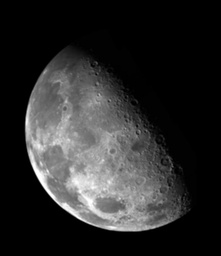
#> input picture moon.jpg, 221 x 256 px, shrunk from 703 x 813 before the run
$ python image_kernels.py
#> lines starting #> are read from the running program, lines starting #| are printed output that depends on the picture
#> further down, img is the input picture: shape (256, 221); min 0, max 255, mean 42.9
### im1.py
import cv2
import numpy as np


def get_window(image, window_size, i, j):
    height = image.shape[0]
    width = image.shape[1]
    limit = window_size//2

    if i<limit:
        if j<limit:
            window = image[0:i+limit+1, 0:j+limit+1]
        elif j>width-limit-1:
            window = image[0:i+limit+1, j-limit:width]
        else:
            window = image[0:i+limit+1, j-limit:j+limit+1]
    elif j<limit:
        if i<limit:
            window = image[0:i+limit+1, 0:j+limit+1]
        elif i>height-limit:
            window = image[i-limit:height, 0:j+limit+1]
        else:
            window = image[i-limit:i+limit+1, 0:j+limit+1]
    elif i>height-limit-1:
        if j<limit:
            window = image[i-limit:height, 0:j+limit+1]
        elif j>width-limit-1:
            window = image[i-limit:height, j-limit:width]
        else:
            window = image[i-limit:height, j-limit:j+limit+1]
    elif j>width-limit-1:
        if i<limit:
            window = image[0:i+limit+1, j-limit:width]
        elif i>height-limit-1:
            window = image[i-limit:height, j-limit:width]
        else:
            window = image[i-limit:i+limit+1, j-limit:width]
    else:
        window = image[i-limit:i+limit+1, j-limit:j+limit+1]
    return window


# [8 lines left out: function get_median, not called in this run]


class ProcessImage:
    # [14 lines left out: functions __init__, median_filter, not called in this run]

    def gray_median_filter(self):
        print("Processing GRAY Median Filter")
        return self.median_filter(self.image, self.window_size)

    # [31 lines left out: functions rgb_median_filter, means_and_variances, adaptive_filter, not called in this run]

    def gray_adaptive_filter(self):
        print("Processing GRAY Adaptive Filter")
        return self.adaptive_filter(self.image, self.window_size)

    # [10 lines left out: function rgb_adaptive_filter, not called in this run]


# [9 lines that do not run on import are left out]

### image_kernels.py
import numpy as np
import  cv2
from im1 import get_window
from im3 import HistogramProcesses

class ImageKernel:
    def __init__(self, image):
        self.image = image
        self.height = self.image.shape[0]
#> self.height = 256
        self.width = self.image.shape[1]
#> self.width = 221
        window_size = 3

        self.sharpen = np.zeros(image.shape)
        self.blur = np.zeros(image.shape)
        self.emboss = np.zeros(image.shape)
        self.top_sobel = np.zeros(image.shape)
        self.bottom_sobel = np.zeros(image.shape)
        self.left_sobel = np.zeros(image.shape)
        self.right_sobel = np.zeros(image.shape)
        self.outline = np.zeros(image.shape)
        self.smooth = np.zeros(image.shape)

        sharpening_kernel = np.array([[0,-1,0],[-1,5,-1],[0,-1,0]])
        blur_kernel = np.array([[0.0625, 0.125, 0.0625],[0.125, 0.25, 0.125],[0.0625, 0.125, 0.0625]])
        emboss_kernel = np.array([[-2,-1,0],[-1,1,1],[0,1,2]])
        top_sobel_kernel = np.array([[1,2,1],[0,0,0],[-1,-2,-1]])
        bottom_sobel_kernel = np.array([[-1,-2,-1],[0,0,0],[1,2,1]])
        left_sobel_kernel = np.array([[1,0,-1],[2,0,-2],[1,0,-1]])
        right_sobel_kernel = np.array([[-1,0,1],[-2,0,2],[-1,0,1]])
        outline_kernel = np.array([[-1,-1,-1],[-1,8,-1],[-1,-1,-1]])
        smoothing_kernel = np.array([[1/9,1/9,1/9],[1/9,1/9,1/9],[1/9,1/9,1/9]])

        for i in range(1, self.height-1):
            for j in range(1, self.width-1):
                window = get_window(self.image, window_size, i,j)
                self.sharpen[i,j] = np.sum(window*sharpening_kernel)
                self.blur[i,j] = np.sum(window*blur_kernel)
                self.emboss[i,j] = np.sum(window*emboss_kernel)
                self.top_sobel[i,j] = np.sum(window*top_sobel_kernel)
                self.bottom_sobel[i,j] = np.sum(window*bottom_sobel_kernel)
                self.left_sobel[i,j] = np.sum(window*left_sobel_kernel)
                self.right_sobel[i,j] = np.sum(window*right_sobel_kernel)
                self.outline[i,j] = np.sum(window*outline_kernel)
                self.smooth[i,j] = np.sum(window*smoothing_kernel)
#> this loop made 254 passes
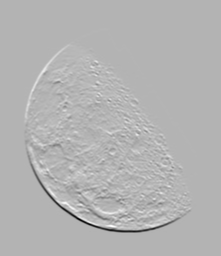
#> self.bottom_sobel: shape (256, 221) float64; min -876, max 367, mean 0; drawn with min black and max white
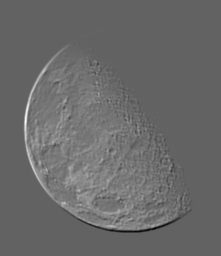
#> self.emboss: shape (256, 221) float64; min -554, max 879, mean 42.9; drawn with min black and max white
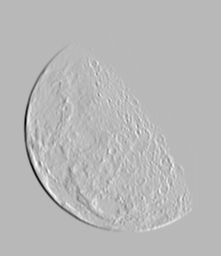
#> self.left_sobel: shape (256, 221) float64; min -939, max 358, mean 0; drawn with min black and max white
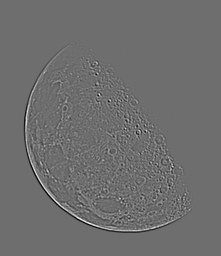
#> self.outline: shape (256, 221) float64; min -405, max 530, mean 0; drawn with min black and max white
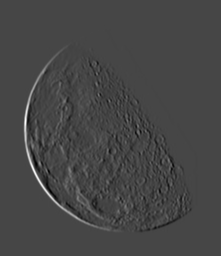
#> self.right_sobel: shape (256, 221) float64; min -358, max 939, mean 0; drawn with min black and max white
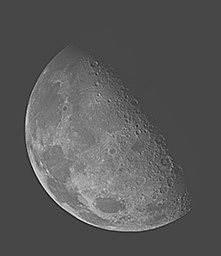
#> self.sharpen: shape (256, 221) float64; min -175, max 449, mean 42.9; drawn with min black and max white
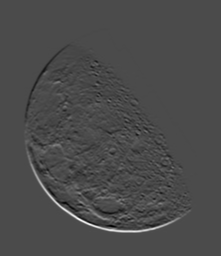
#> self.top_sobel: shape (256, 221) float64; min -367, max 876, mean 0; drawn with min black and max white

        self.sharpen = self.sharpen/np.max(self.sharpen)
        self.blur = self.blur/np.max(self.blur)
        self.emboss = self.emboss/np.max(self.emboss)
        self.top_sobel = self.top_sobel/np.max(self.top_sobel)
        self.bottom_sobel = self.bottom_sobel/np.max(self.bottom_sobel)
        self.left_sobel = self.left_sobel/np.max(self.left_sobel)
        self.right_sobel = self.right_sobel/np.max(self.right_sobel)
        self.outline = self.outline/np.max(self.outline)
        self.smooth = self.smooth/np.max(self.smooth)


if __name__=="__main__":
    img = cv2.imread('moon.jpg', 0)
    # img = HistogramProcesses(img).get_equalized_image()
    cv2.imshow('input', img)
    img = ImageKernel(img)
    cv2.imshow('sharpen', img.sharpen)
    # [8 lines of commented-out code are left out]
    cv2.waitKey(0)
    cv2.destroyAllWindows()

$ run again, with scarygirl.png saved as moon.jpg
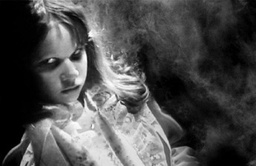
#> input picture scarygirl.png, 256 x 166 px, shrunk from 343 x 222 before the run
#> img is the input picture: shape (166, 256); min 0, max 255, mean 76.2
#> the loop in __init__, `for i in range(1, self.height-1):` made 164 passes
#> after the loop in __init__, `for i in range(1, self.height-1):`:
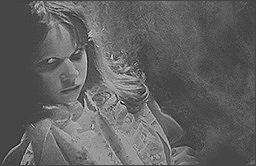
#> self.sharpen: shape (166, 256) float64; min -193, max 507, mean 74.9; drawn with min black and max white
#> after the loop in __init__, `for i in range(1, self.height-1):`:
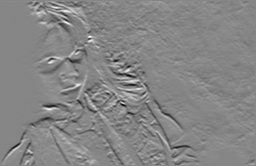
#> self.top_sobel: shape (166, 256) float64; min -663, max 598, mean -0.6; drawn with min black and max white
